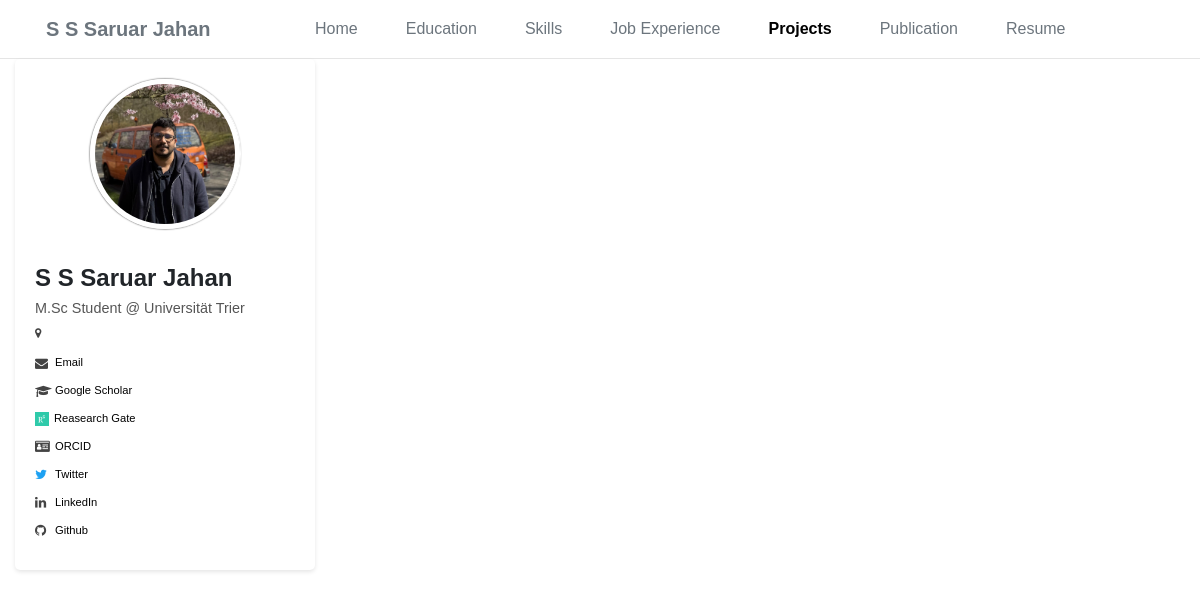
The app's page /project/, older data.
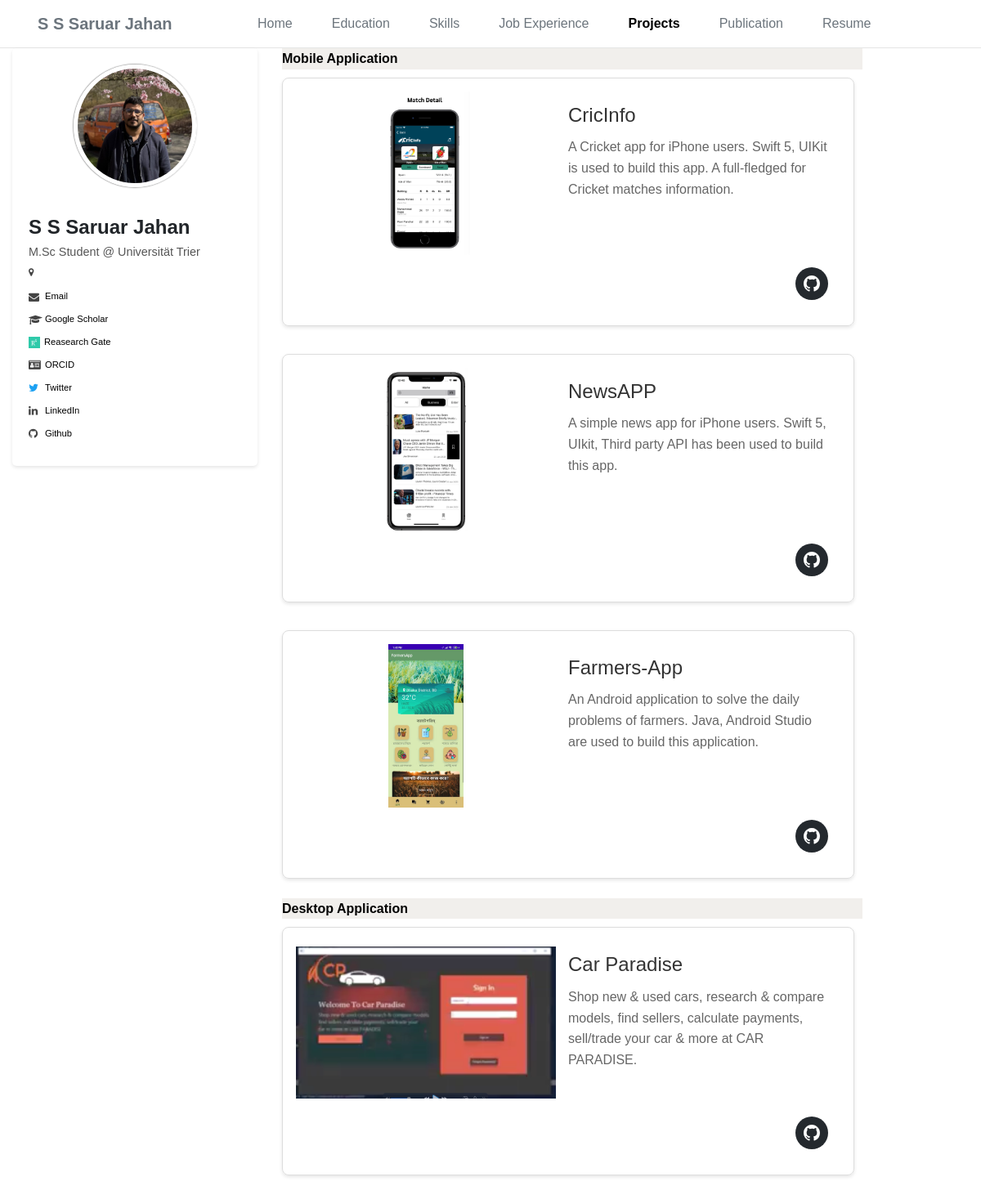
The same page, newer data.
### portfolio/models.py (models this page shows, shortened)
class ProjectSection(models.Model):
    name = models.CharField(max_length=100)
    active = models.BooleanField(default=True)

class Project(models.Model):
    section = section = models.ForeignKey(ProjectSection, on_delete=models.CASCADE, default=1)  # ✅ if ID=1 exists
    name = models.CharField(max_length=100)
    image = models.ImageField(upload_to='static/project_images/')
    description = models.TextField()
    link = models.URLField()
    tags = models.JSONField(default=list)  # or use a ManyToManyField to a Tag model

### portfolio/views.py (the view)
# urls.py: path("project/", views.project, name="project"),
def project(request):
    grouped_projects = []
    sections = ProjectSection.objects.filter(active=True)
    for section in sections:
        projects = Project.objects.filter(section=section)
        if projects.exists():
            grouped_projects.append({
                'section': section,
                'projects': projects
            })
    return render(request, "project.html", {'projectItems': grouped_projects})

### portfolio/context_processors.py (called while the page is built)
def global_settings(request):
    from .models import HomeSidebarInfo
    sideBarItem = HomeSidebarInfo.objects.first
    return {
        'sideBarItem': sideBarItem
    }

### portfolio/templates/project.html (shortened to what this page needs)
{% extends 'base.html' %}
{% load static %}
{% block extra_css %}
  <link rel="stylesheet" href="{% static 'css/project.css' %}" />
{% endblock %}
{% block content %}
  <div class="container">
    <div class="container-fluid">
      {% for item in projectItems %}
      {% if item.section.active == True%}
        <div class="project-section">{{ item.section.name }}</div>
        {% for project in item.projects %}
          <div class="container">
            <div class="row project-card">
              <img class="card-image" src="{{ project.image.url }}" alt="Card image" />
              <div class="card-content">
                <div class="card-text">
                  <h3 class="card-title">{{ project.name }}</h3>
                  <p class="card-description">{{ project.description }}</p>
                </div>
                <div class="project-link-btn">
                  <a href="{{ poroject.link }}" class="github-button" target="_blank" rel="noopener">
                  </a>
                </div>
              </div>
            </div>
          </div>
        {% endfor %}
        {%endif%}
      {% endfor %}
    </div>
  </div>
{% endblock %}

### portfolio/templates/base.html (shortened to what this page needs)
{% load static %}
<!DOCTYPE html>
<html lang="en">
  <head>
    {% block extra_css %}
    {% endblock %}
    <link rel="stylesheet" href="https://cdnjs.cloudflare.com/ajax/libs/font-awesome/4.7.0/css/font-awesome.min.css" />
    <link rel="stylesheet" href="https://cdn.jsdelivr.net/npm/bootstrap-icons@1.11.3/font/bootstrap-icons.min.css" />
    <link rel="stylesheet" href="https://stackpath.bootstrapcdn.com/bootstrap/4.3.1/css/bootstrap.min.css" rel="stylesheet" />
    <link rel="stylesheet" href="{% static 'css/base.css' %}" />
  </head>
  <body>
    <div class="container-fluid">
      <nav class="navbar navbar-expand-xl bg-body-tertiary">
        <div class="container-fluid d-flex justify-content-between">
          <a class="navbar-brand text-secondary" href="{% url 'home' %}"><b>S S Saruar Jahan</b></a>
          <div class="collapse navbar-collapse justify-content-center" id="navbarNav">
            <div class="navbar-nav">
              <a class="nav-link text-secondary mx-3 {% if request.resolver_match.url_name == 'home' %} active{% endif %}" href="{% url 'home' %}">Home</a>
              <a class="nav-link text-secondary mx-3 {% if request.resolver_match.url_name == 'education' %} active{% endif %}" href="{% url 'education' %}" href="{% url 'education' %}">Education</a>
              <a class="nav-link text-secondary mx-3 {% if request.resolver_match.url_name == 'skill' %} active{% endif %}" href="{% url 'skill' %}" href="{% url 'skill' %}">Skills</a>
              <a class="nav-link text-secondary mx-3 " href="{% url 'job_experience' %}" href="{% url 'job_experience' %}«" href="{% url 'job_experience' %}">Job Experience</a>
              <a class="nav-link text-secondary mx-3 {% if request.resolver_match.url_name == 'project' %} active{% endif %}" href="{% url 'project' %}" href="{% url 'project' %}">Projects</a>
              <a class="nav-link text-secondary mx-3  {% if request.resolver_match.url_name == 'publication' %} active{% endif %}" href="{% url 'publication' %}">Publication</a>
              <a class="nav-link text-secondary mx-3  {% if request.resolver_match.url_name == 'resume' %} active{% endif %}" href="{% url 'resume' %}">Resume</a>
            </div>
          </div>
        </div>
      </nav>
    </div>
    <hr class="dashed" style="margin: 0;" />
    <div class="container-fluid">
      <div class="row flex-column flex-md-row">
        <div class="col-12 col-lg-3">
          <div class="profile-sidebar " id="profile-sidebar">
            <div class="profile-header">
              <div class="profile-image">
                <img class="double-bordered-circle" src="{% static 'Assests/saruar.jpg' %}" alt="Profile Picture" class="profile-img" />
              </div>
            </div>
            <div style="display: flex; flex-direction: row;">
              <div class="profile-info">
                <h5 class="profile-name"><b>S S Saruar Jahan</b></h5>
                <p class="profile-title">M.Sc Student @ Universität Trier</p>
              </div>
            </div>
            <div class="profile-details">
              <div class="location-info">
                <i class="fa fa-map-marker"></i>
              </div>
              <div class="profile-links">
                <div class="link-item">
                  <i class="fa fa-envelope"></i>
                  <a href="mailto:{{ sideBarItem.emailText }}">Email</a>
                </div>
                <div class="link-item">
                  <i class="fa fa-graduation-cap"></i>
                  <a href="{{ sideBarItem.googleScholarLink }}" target="_blank">Google Scholar</a>
                </div>
                <div class="link-item">
                  <img src="{% static 'icons/researchgate_icon.png' %}" alt="" class="follow-icon" style="margin-right: 5px;" />
                  <a href="{{ sideBarItem.researchGateLink }}" target="_blank">Reasearch Gate</a>
                </div>
                <div class="link-item">
                  <i class="fa fa-id-card"></i>
                  <a href="{{ sideBarItem.orcidLink }}" target="_blank">ORCID</a>
                </div>
                <div class="link-item twitter-item">
                  <i class="fa fa-twitter"></i>
                  <a href="{{ sideBarItem.twitterLink }}" target="_blank">Twitter</a>
                </div>
                <div class="link-item">
                  <i class="fa fa-linkedin"></i>
                  <a href="{{ sideBarItem.linkedInLink }}" target="_blank">LinkedIn</a>
                </div>
                <div class="link-item">
                  <i class="fa fa-github"></i>
                  <a href="{{ sideBarItem.githubLink }}" target="_blank">Github</a>
                </div>
              </div>
            </div>
          </div>
        </div>
        <div class="col-12 col-lg-8">
          {% block content %}
          {% endblock %}
        </div>
      </div>
    </div>
  </body>
</html>

### static/css/project.css (style rules this page uses)
.project-card { margin: 10px; border: 1px solid #ddd; border-radius: 8px; box-shadow: 0 2px 4px rgba(0, 0, 0, 0.1); padding: 1rem; margin-bottom: 1.5rem; width: 700px; }
.card-content { flex-basis: 0; flex-grow: 1; max-width: 100%; padding: 15px; }
.project-section { background-color: #f1efec; color: #030303; font-weight: bold; position: sticky; top: 0; z-index: 10; }
.card-image { width: 300px; height: 200px; object-fit: contain; object-position: center center; flex-basis: 0; flex-grow: 1; max-width: 100%; }
.card-text { flex: 1; height: 200px; }
.card-title { font-size: 1.5em; color: #333; }
.card-description { color: #666; line-height: 1.6; }
.project-link-btn { text-align: right; height: 20%; }
.github-button { display: inline-flex; align-items: center; justify-content: center; width: 40px; height: 40px; background-color: #24292e; border-radius: 50%; text-decoration: none; transition: background 0.3s; }
.github-logo { width: 20px; height: 20px; fill: #fff; }

### static/css/base.css (style rules this page uses)
.active { font-weight: bold; color: black !important; }
* { margin: 0; padding: 0; box-sizing: border-box; }
body { font-family: Arial, sans-serif; line-height: 1.6; }
.container { display: flex; margin: 0; }
.follow-icon { width: 14px; height: 14px; color: gray; }
.profile-sidebar { width: 300px ; padding: 20px; position: sticky; border-radius: 5px; background-color: #fff; box-shadow: 0 2px 4px rgba(0, 0, 0, 0.1); margin-right: 20px; overflow-y: auto; align-self: flex-start; top: 20px; }
.profile-header { display: flex; flex-direction: column; align-items: center; margin-bottom: 20px; text-align: center; }
.profile-image { width: 150px; height: 150px; margin-bottom: 15px; border-radius: 50%; border: 5px solid #ffffff; box-shadow: 1px 0 0 0 #fff, 0 0 2px 0 #080808; overflow: hidden; }
.profile-image img { width: 100%; height: 100%; object-fit: cover; }
.profile-name { font-size: 1.5rem; font-weight: bold; margin: 0 0 5px 0; }
.profile-title { font-size: 0.9rem; color: #555; margin: 0 0 10px 0; line-height: 1.4; }
.location-info { display: flex; align-items: center; margin-bottom: 15px; font-size: 0.7rem; color: #555; }
.location-info i { margin-right: 10px; color: #444; }
.profile-links { display: flex; flex-direction: column; }
.link-item { display: flex; align-items: center; margin-bottom: 10px; font-size: small; }
.link-item i { width: 20px; color: #444; }
.link-item a { color: black; text-decoration: none; font-size: 0.7rem; }
.twitter-item i { color: #1da1f2; }

Row changes from the older to the newer data that the page shows:
added ProjectSection: section.name "Mobile Application"
added Project: image (picture), name "CricInfo", description "A Cricket app for iPhone users. Swift 5, UIKit is used to build this app. A full-fledged for Cricket matches information.", shown under "Mobile Application"
added Project: image (picture), name "NewsAPP", description "A simple news app for iPhone users. Swift 5, UIkit, Third party API has been used to build this app.", shown under "Mobile Application"
added Project: image (picture), name "Farmers-App", description "An Android application to solve the daily problems of farmers. Java, Android Studio are used to build this application.", shown under "Mobile Application"
added ProjectSection: section.name "Desktop Application"
added Project: image (picture), name "Car Paradise", description "Shop new & used cars, research & compare models, find sellers, calculate payments, sell/trade your car & more at CAR PARADISE.", shown under "Desktop Application"
